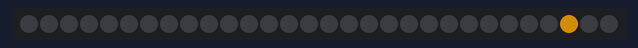
This program was run on a simulated Raspberry Pi Pico running MicroPython. Parts: 30 RGB LEDs in strip order, left to right. Dim RGB values are drawn brighter than linear; random numbers come from a fixed seed; the interpreter's speed is modelled, so counts of loop turns are approximate.

Above: at 0.15 s.
At 10.98 s:
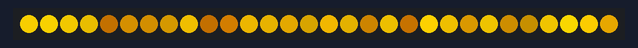
At 16.09 s:
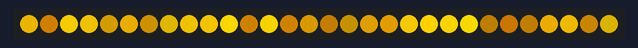
At 20.0 s:
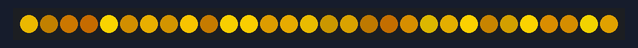
At 39.55 s:
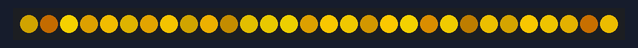

The program:

15-candle-flicker.py
```python
from machine import Pin
from neopixel import NeoPixel
from utime import sleep
from urandom import randint
# https://docs.micropython.org/en/latest/library/random.html
import config

NUMBER_PIXELS = config.NUMBER_PIXELS

strip = NeoPixel(machine.Pin(config.NEOPIXEL_PIN), NUMBER_PIXELS)

def candle(delay):
    for i in range(0, NUMBER_PIXELS):
         green = 50 + randint(0,155)
         red = green + randint(25,50)
         strip[randint(0,NUMBER_PIXELS - 1)] = (red, green, 0)
         strip.write()
         sleep(delay)

counter = 0
while True:
   candle(.001)
   # wrap
   counter = counter % (NUMBER_PIXELS-1)
   counter += 1

from urandom import randint
# https://docs.micropython.org/en/latest/library/random.html

NEOPIXEL_PIN = 0
NUMBER_PIXELS = 60
strip = NeoPixel(machine.Pin(NEOPIXEL_PIN), NUMBER_PIXELS)

def candle(delay):
    for i in range(0, NUMBER_PIXELS):
         green = 50 + randint(0,155)
         red = green + randint(25,50)
         strip[randint(0,NUMBER_PIXELS - 1)] = (red, green, 0)
         strip.write()
         sleep(delay)

counter = 0
while True:
   candle(.01)
   # wrap
   counter = counter % (NUMBER_PIXELS-1)
   counter += 1
```

config.py
```python
# Moving Rainbow Configuration file
# Filename: 01-config.py
# This file contains the hardware configuration for your kit
# This file can be imported by each program
NEOPIXEL_PIN = 0
NUMBER_PIXELS = 30
BUTTON_PIN_1 = 15
BUTTON_PIN_2 = 14
```
